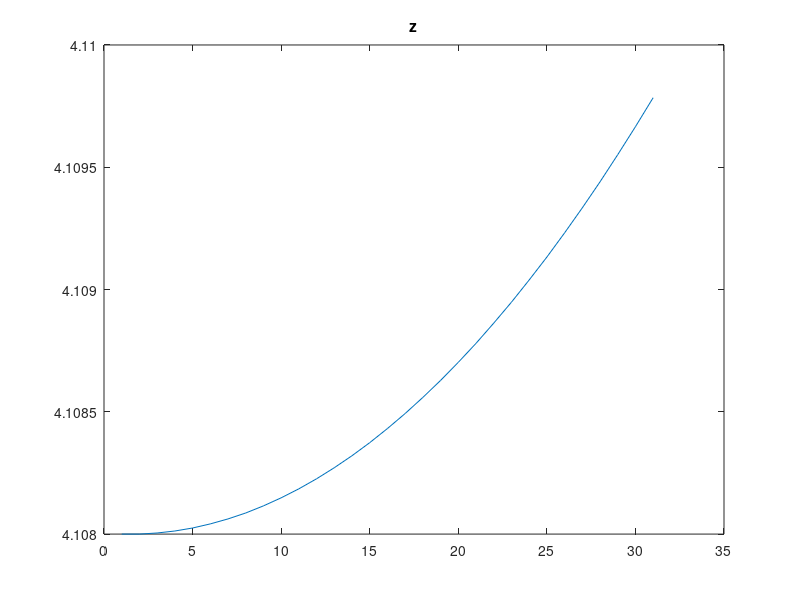
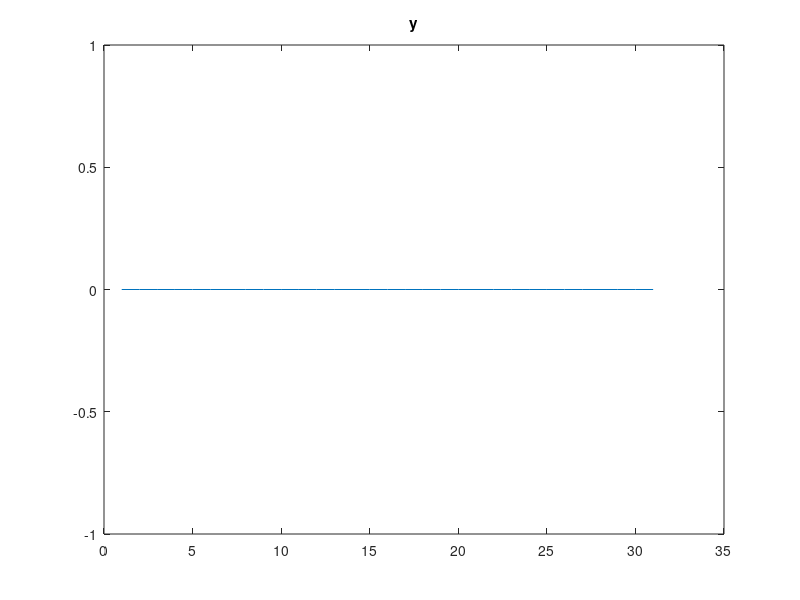
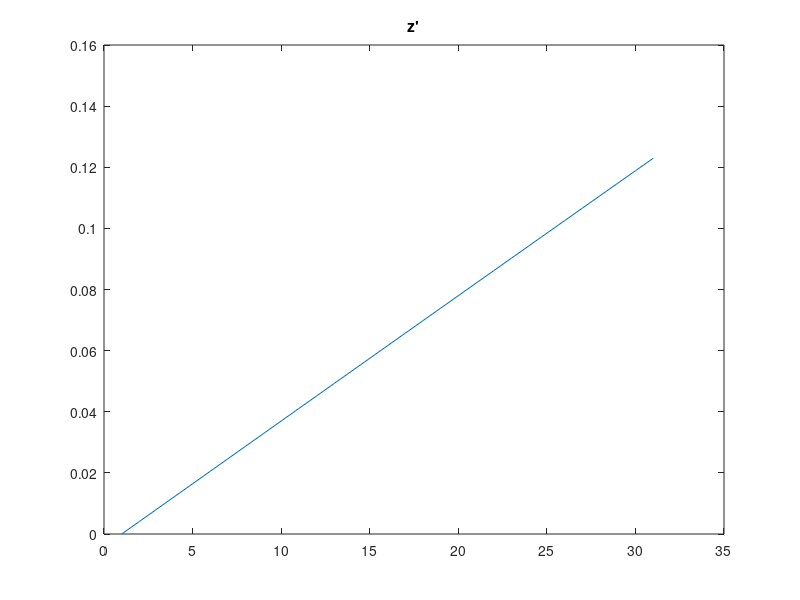
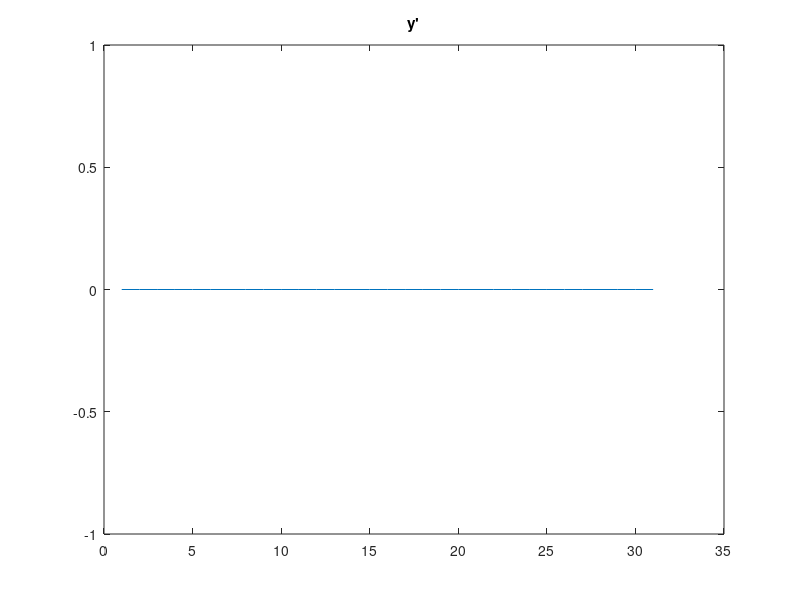

The MATLAB source for these figures, in order:
clear all;
clear all;

M=1;
Iz=0.08;
g=9.81;

fz=(M*g)+(4108/1000);
tz=0;

z(1)=4108/1000;
z1(1)=0;
y(1)=0;
y1(1)=0;

Cz=3-(4108/5000);
Cy=5+(4108/5000);

h=0.001;
t=[0:0.001:30];

for n = 2:31
  z(n)=z(n-1)+h*z1(n-1);
  z1(n)=z1(n-1)+h*(fz-g*M-Cz*abs(z1(n-1))*z1(n-1))/M;
  
  y(n)=y(n-1)+h*y1(n-1);
  y1(n)=y1(n-1)+h*(tz-Cy*abs(y1(n-1))*y1(n-1))/Iz;
endfor
figure;
plot(z);
title("z");

figure;
plot(y);
title("y");

figure;
plot(z1);
title("z'");

figure;
plot(y1);
title("y'");